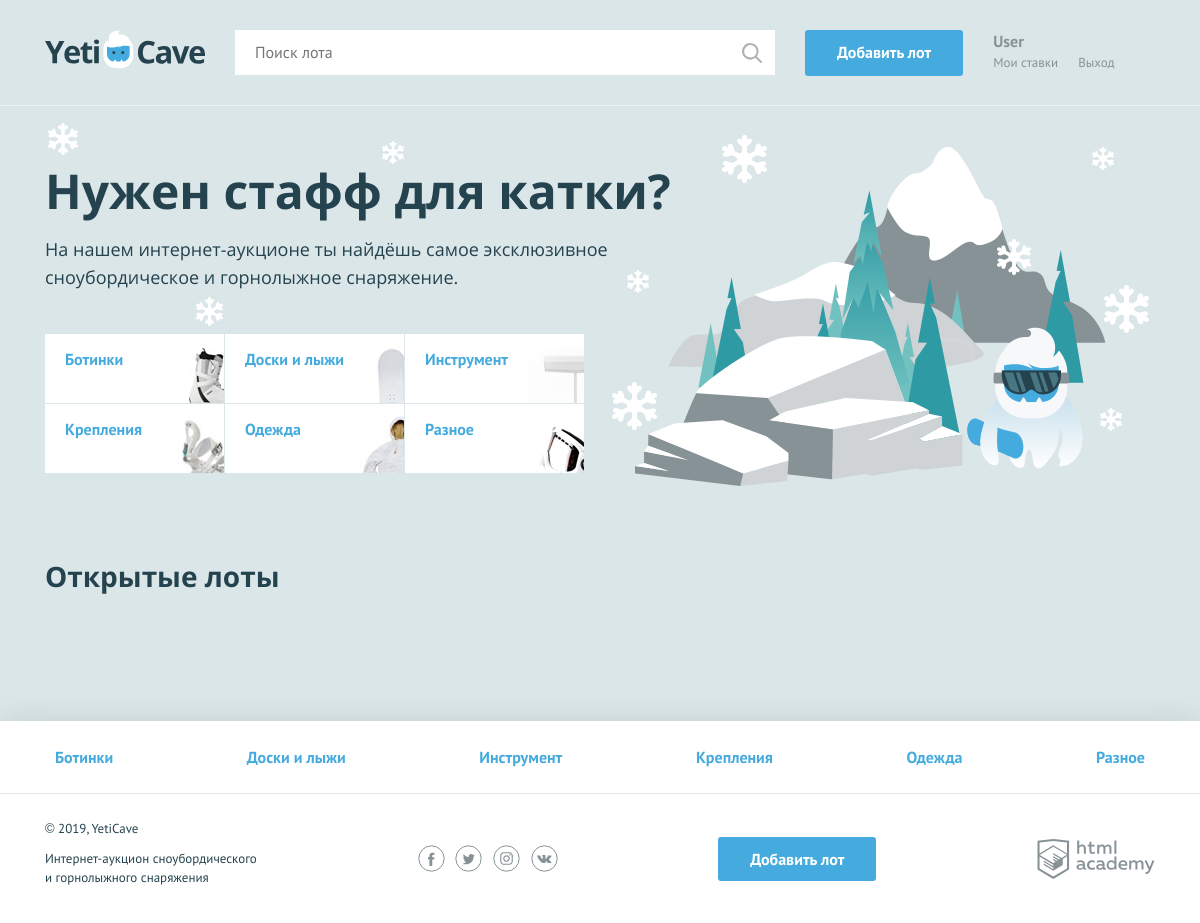
The page / on the database its author committed.
### tables this page shows
CREATE TABLE categories (
  `id` CHAR(64) NOT NULL UNIQUE,
  `category_title` VARCHAR(256) UNIQUE NOT NULL,
  CONSTRAINT `categories_pkey` PRIMARY KEY (`id`)
);

### helpers.php (called while the page is built, shortened)
<?php
function include_template($name, array $data = []) {
    $name = 'templates/' . $name;
    extract($data);
    require $name;
    $result = ob_get_clean();
    return $result;
}

### functions.php (called while the page is built, shortened)
<?php
function get_categories(mysqli $link): array
{
    $sql = "SELECT id, category_title FROM categories";
    $categories = mysqli_fetch_all(mysqli_query($link, $sql), MYSQLI_ASSOC);
    if ($categories !== false) {
        return $categories;
    }
    die();
}
function get_lots(mysqli $link): array
{
    $sql = "SELECT lots.id AS id, lot_title, lot_price_start, lot_image, category_title
            FROM lots
            JOIN categories ON lots.category_id = categories.id
            WHERE lots.lot_date_end > NOW()
            ORDER BY lots.lot_date_create DESC";
    $lots = mysqli_fetch_all(mysqli_query($link, $sql), MYSQLI_ASSOC);
    if ($lots !== false) {
        return $lots;
    }
    die();
}

### templates/menu_main.php (the view)
<section class="promo">
    <h2 class="promo__title">Нужен стафф для катки?</h2>
    <p class="promo__text">На нашем интернет-аукционе ты найдёшь самое эксклюзивное сноубордическое и горнолыжное снаряжение.</p>
    <ul class="promo__list">
        <?php foreach ($categories as $category) : ?>
            <li class="promo__item promo__item--<?= $category['id']; ?>">
                <a class="promo__link" href="pages/all-lots.html"><?= $category['category_title']; ?></a>
            </li>
        <?php endforeach ?>
    </ul>
</section>

### templates/index.php (shortened to what this page needs)
<section class="lots">
    <div class="lots__header">
        <h2>Открытые лоты</h2>
    </div>
</section>

### templates/layout.php (shortened to what this page needs)
<!DOCTYPE html>
<html lang="ru">
<head>
    <link href="../css/normalize.min.css" rel="stylesheet">
    <link href="../css/style.css" rel="stylesheet">
</head>
<body>
    <div class="page-wrapper">
        <header class="main-header">
            <div class="main-header__container container">
                <a class="main-header__logo" <?= isset($main_page) ? '' : 'href="index.php"'; ?>>
                    <img src="../img/logo.svg" width="160" height="39" alt="Логотип компании YetiCave">
                </a>
                <form class="main-header__search" method="get" action="https://echo.htmlacademy.ru" autocomplete="off">
                    <input type="search" name="search" placeholder="Поиск лота">
                    <input class="main-header__search-btn" type="submit" name="find" value="Найти">
                </form>
                <a class="main-header__add-lot button" href="/add.php">Добавить лот</a>
                <nav class="user-menu">
                    <?php if ($is_auth === 1) : ?>
                        <div class="user-menu__logged">
                            <p><?= $user_name; ?></p>
                            <a class="user-menu__bets" href="pages/my-bets.html">Мои ставки</a>
                            <a class="user-menu__logout" href="#">Выход</a>
                        </div>
                    <?php endif; ?>
                </nav>
            </div>
        </header>
        <main class="<?= isset($main_page) ? 'container' : ''; ?>">
            <?= $menu; ?>
            <?= $content; ?>
        </main>
    </div>
    <footer class="main-footer">
        <nav class="nav">
            <ul class="nav__list container">
                <?php foreach ($categories as $category) : ?>
                    <li class="nav__item">
                        <a href="pages/all-lots.html"><?= $category['category_title']; ?></a>
                    </li>
                <?php endforeach ?>
            </ul>
        </nav>
        <div class="main-footer__bottom container">
            <div class="main-footer__copyright">
                <p>© 2019, YetiCave</p>
                <p>Интернет-аукцион сноубордического и горнолыжного снаряжения</p>
            </div>
            <div class="main-footer__social social">
                <a class="social__link social__link--facebook" href="#">
                </a>
                <a class="social__link social__link--twitter" href="#">
                </a>
                <a class="social__link social__link--instagram" href="#">
                </a>
                <a class="social__link social__link--vkontakte" href="#">
                </a>
            </div>
            <a class="main-footer__add-lot button" href="add-lot.html">Добавить лот</a>
            <div class="main-footer__developed-by">
                <a class="logo-academy" href="https://htmlacademy.ru/intensive/php">
                </a>
            </div>
        </div>
    </footer>
</body>
</html>

### index.php (shortened to what this page needs)
<?php
require_once './init.php';
$user_name = 'User';
$is_auth = rand(0, 1);
$categories = get_categories($link);
$lots = get_lots($link);
$menu_main = include_template('./menu_main.php', [
    'categories' => $categories
]);
$content = include_template('./index.php', [
    'categories' => $categories,
    'lots' => $lots,
]);
$layout = include_template('./layout.php', [
    'title' => "Главная",
    'add_lot_style' => "",
    'main_page' => true,
    'is_auth' => $is_auth,
    'user_name' => $user_name,
    'menu' => $menu_main,
    'content' => $content,
    'categories' => $categories,
]);
print($layout);

### rows shown on the page
categories: category_title "Ботинки"
categories: category_title "Доски и лыжи"
categories: category_title "Инструмент"
categories: category_title "Крепления"
categories: category_title "Одежда"
categories: category_title "Разное"

### other values the page prints
$user_name "User"
